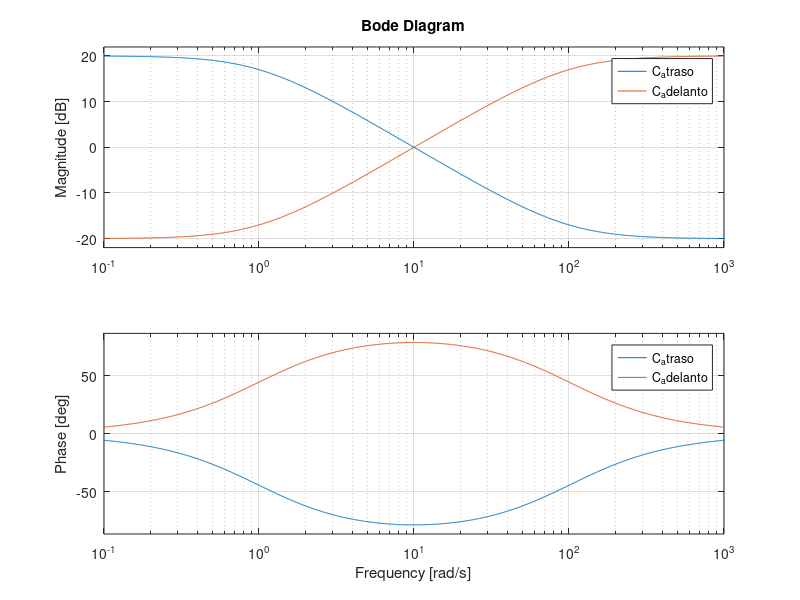
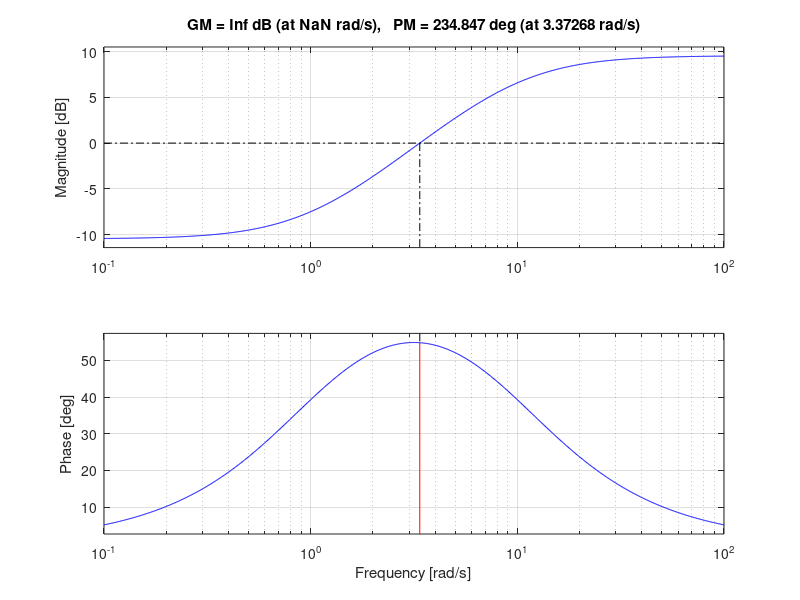

Reproduce these figures in MATLAB, in order. (Note: this script raises an error after producing the figures.)
%%
s = tf('s');

L = (s+1)^(-2) * s^(-2);

S = 1/(1+L);

T = L/(1+L);

display(S);

figure;
bodemag(L);
grid On;
legend;

%%
%Redes de adelanto y atraso
s = tf('s');
C_adelanto = 10 * (s+1)/(s+100); %adelanto a < b
C_atraso = 0.1* (s + 100)/(s+1); %atraso b < a

bode(C_atraso, C_adelanto);
grid On;
legend;

%%
%controlar una planta con red de atraso
clear;
close all;
clc;

s = tf('s');
P = 3* (s + 1) / (s + 10);
k = 0.319;
C = k * (s + 10)/s;
L = C * P;
S = 1/(1 + L);
T = L/(1 + L);

figure;
margin(P);

figure;
nyqlog(P);

figure;
margin(L);
grid On;
legend;

figure;
nyqlog(L);

%%
%Ejemplo 12.5 AyM
clear;
clc;
close all;

s = tf('s');
r = 0.25;
J = 0.0475;

P = r/(J*s^2);cl

C = 200 * (s + 2)/(s + 50);

figure;
nyqlog(P);
title('Nyquist de la planta');

figure;
nyqlog(C * P);
title('Nyquist del lazo');


%%
clc;
clear;
close all;

s = tf('s');

P = 1/s;

kp = 1000;
ks = kp * 10000;

z1 = 0.4;
z2 = 0.2;
z3 = 0.05;

w0 = 1000;

C1 = kp + ks * s/(s^2 + 2*z1*w0*s + w0^2);
C2 = kp + ks * s/(s^2 + 2*z2*w0*s + w0^2);
C3 = kp + ks * s/(s^2 + 2*z3*w0*s + w0^2);

L1 = P * C1;
L2 = P * C2;
L3 = P * C3;

T1 = L1/(1 + L1);
T2 = L2/(1 + L2);
T3 = L3/(1 + L3);

figure;
bodemag(T1, T2, T3, {10, 1e4});
grid on;

leyendas = {sprintf('z1 = %.2f', z1), 
    sprintf('z2 = %.2f', z2),
    sprintf('z3 = %.2f', z3)
    };
legend(leyendas, 'Location', 'southwest');


%%
[mag, phase, w] = bode(Pap2);

phase = squeeze(phase);            % sacar dimensiones extras
phase = unwrap(phase * pi/180);    % unwrap en radianes
phase = phase * 180/pi;            % volver a grados

% Llevar la fase al rango [ -360 , 0 ]
phase = phase - 360;

subplot(2,1,1)
semilogx(w, 20*log10(squeeze(mag)))
grid On2

subplot(2,1,2)
semilogx(w, phase)
ylim([-180 0])
grid On

%%
